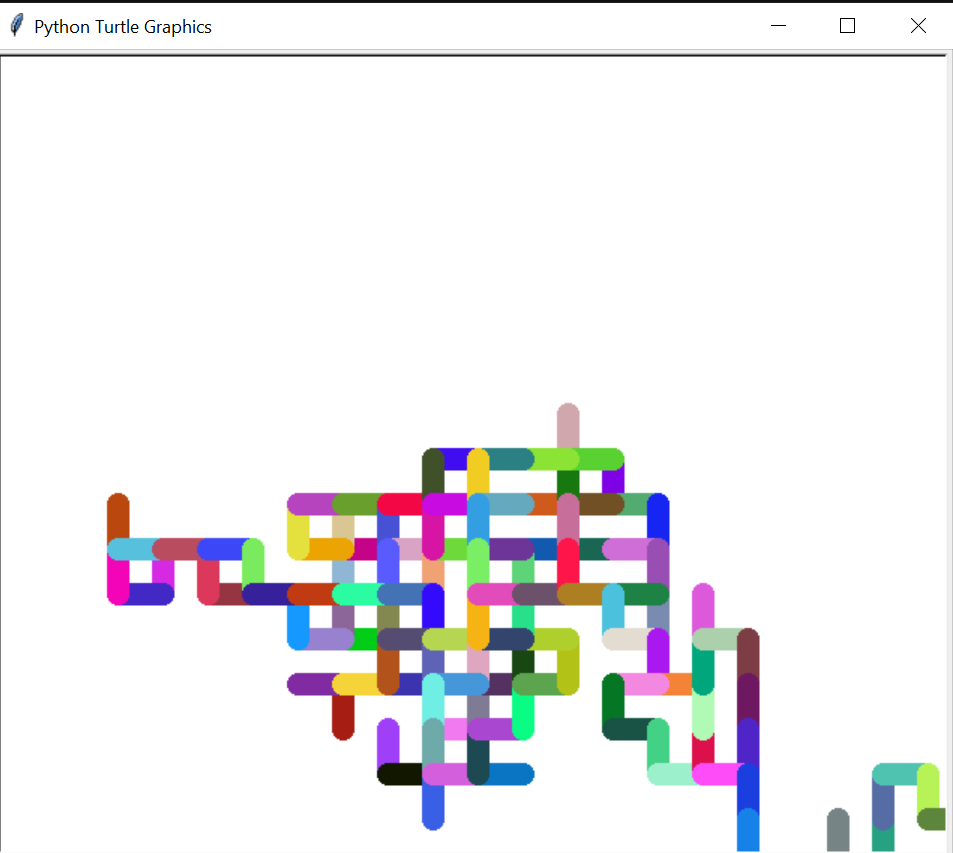

Write Python code to recreate this figure.
import turtle as t
import random

ColorList = []
tim = t.Turtle()
t.colormode(255)
tim.pensize(15)
tim.speed("fastest")
for i in range(300):
    tim.forward(30)
    # Choosing a random combination of colors
    tim.color((random.randint(0, 255), random.randint(0, 255), random.randint(0, 255)))
    tim.setheading(random.choice([0, 90, 180, 270]))
scr = t.Screen()
scr.exitonclick()
